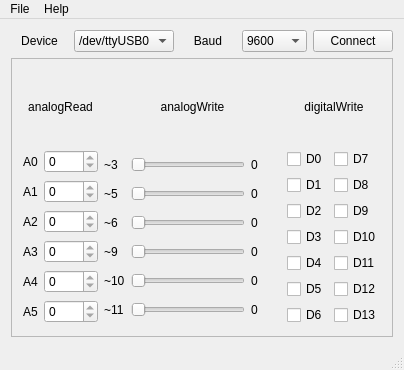
<?xml version="1.0" encoding="UTF-8"?>
<ui version="4.0">
 <class>Window</class>
 <widget class="QMainWindow" name="Window">
  <property name="geometry">
   <rect>
    <x>0</x>
    <y>0</y>
    <width>404</width>
    <height>370</height>
   </rect>
  </property>
  <property name="windowTitle">
   <string>Window</string>
  </property>
  <widget class="QWidget" name="centralWidget">
   <layout class="QGridLayout" name="gridLayout_2">
    <item row="0" column="0">
     <layout class="QHBoxLayout" name="horizontal_connection">
      <item>
       <widget class="QLabel" name="_device">
        <property name="text">
         <string>Device</string>
        </property>
        <property name="alignment">
         <set>Qt::AlignCenter</set>
        </property>
       </widget>
      </item>
      <item>
       <widget class="QComboBox" name="combo_device">
        <item>
         <property name="text">
          <string>/dev/ttyUSB0</string>
         </property>
        </item>
        <item>
         <property name="text">
          <string>/dev/ttyUSB1</string>
         </property>
        </item>
        <item>
         <property name="text">
          <string>/dev/ttyUSB2</string>
         </property>
        </item>
       </widget>
      </item>
      <item>
       <widget class="QLabel" name="_baud">
        <property name="text">
         <string>Baud</string>
        </property>
        <property name="alignment">
         <set>Qt::AlignCenter</set>
        </property>
       </widget>
      </item>
      <item>
       <widget class="QComboBox" name="combo_baud">
        <item>
         <property name="text">
          <string>9600</string>
         </property>
        </item>
        <item>
         <property name="text">
          <string>11500</string>
         </property>
        </item>
       </widget>
      </item>
      <item>
       <widget class="QPushButton" name="button_connect">
        <property name="text">
         <string>Connect</string>
        </property>
       </widget>
      </item>
     </layout>
    </item>
    <item row="1" column="0">
     <widget class="QFrame" name="frame_controls">
      <property name="frameShape">
       <enum>QFrame::StyledPanel</enum>
      </property>
      <property name="frameShadow">
       <enum>QFrame::Raised</enum>
      </property>
      <layout class="QGridLayout" name="gridLayout">
       <item row="0" column="0">
        <widget class="QLabel" name="_analog_read">
         <property name="text">
          <string>analogRead</string>
         </property>
         <property name="alignment">
          <set>Qt::AlignCenter</set>
         </property>
        </widget>
       </item>
       <item row="1" column="0" rowspan="2">
        <layout class="QGridLayout" name="grid_analog_read">
         <item row="5" column="0">
          <widget class="QLabel" name="_analog_5">
           <property name="text">
            <string>A5</string>
           </property>
          </widget>
         </item>
         <item row="4" column="0">
          <widget class="QLabel" name="_analog_4">
           <property name="text">
            <string>A4</string>
           </property>
          </widget>
         </item>
         <item row="4" column="1">
          <widget class="QSpinBox" name="analog_4">
           <property name="readOnly">
            <bool>true</bool>
           </property>
           <property name="maximum">
            <number>1023</number>
           </property>
          </widget>
         </item>
         <item row="3" column="1">
          <widget class="QSpinBox" name="analog_3">
           <property name="readOnly">
            <bool>true</bool>
           </property>
           <property name="maximum">
            <number>1023</number>
           </property>
          </widget>
         </item>
         <item row="2" column="1">
          <widget class="QSpinBox" name="analog_2">
           <property name="readOnly">
            <bool>true</bool>
           </property>
           <property name="maximum">
            <number>1023</number>
           </property>
          </widget>
         </item>
         <item row="3" column="0">
          <widget class="QLabel" name="_analog_3">
           <property name="text">
            <string>A3</string>
           </property>
          </widget>
         </item>
         <item row="5" column="1">
          <widget class="QSpinBox" name="analog_5">
           <property name="readOnly">
            <bool>true</bool>
           </property>
           <property name="maximum">
            <number>1023</number>
           </property>
          </widget>
         </item>
         <item row="1" column="1">
          <widget class="QSpinBox" name="analog_1">
           <property name="readOnly">
            <bool>true</bool>
           </property>
           <property name="maximum">
            <number>1023</number>
           </property>
          </widget>
         </item>
         <item row="1" column="0">
          <widget class="QLabel" name="_analog_1">
           <property name="text">
            <string>A1</string>
           </property>
          </widget>
         </item>
         <item row="2" column="0">
          <widget class="QLabel" name="_analog_2">
           <property name="text">
            <string>A2</string>
           </property>
          </widget>
         </item>
         <item row="0" column="0">
          <widget class="QLabel" name="_analog_0">
           <property name="text">
            <string>A0</string>
           </property>
          </widget>
         </item>
         <item row="0" column="1">
          <widget class="QSpinBox" name="analog_0">
           <property name="readOnly">
            <bool>true</bool>
           </property>
           <property name="maximum">
            <number>1023</number>
           </property>
          </widget>
         </item>
        </layout>
       </item>
       <item row="1" column="2" rowspan="2">
        <layout class="QGridLayout" name="grid_digital_write">
         <item row="0" column="0">
          <widget class="QCheckBox" name="check_digital_0">
           <property name="text">
            <string>D0</string>
           </property>
          </widget>
         </item>
         <item row="1" column="1">
          <widget class="QCheckBox" name="check_digital_8">
           <property name="text">
            <string>D8</string>
           </property>
          </widget>
         </item>
         <item row="5" column="0">
          <widget class="QCheckBox" name="check_digital_5">
           <property name="text">
            <string>D5</string>
           </property>
          </widget>
         </item>
         <item row="1" column="0">
          <widget class="QCheckBox" name="check_digital_1">
           <property name="text">
            <string>D1</string>
           </property>
          </widget>
         </item>
         <item row="5" column="1">
          <widget class="QCheckBox" name="check_digital_12">
           <property name="text">
            <string>D12</string>
           </property>
          </widget>
         </item>
         <item row="6" column="0">
          <widget class="QCheckBox" name="check_digital_6">
           <property name="text">
            <string>D6</string>
           </property>
          </widget>
         </item>
         <item row="6" column="1">
          <widget class="QCheckBox" name="check_digital_13">
           <property name="text">
            <string>D13</string>
           </property>
          </widget>
         </item>
         <item row="0" column="1">
          <widget class="QCheckBox" name="check_digital_7">
           <property name="text">
            <string>D7</string>
           </property>
          </widget>
         </item>
         <item row="2" column="0">
          <widget class="QCheckBox" name="check_digital_2">
           <property name="text">
            <string>D2</string>
           </property>
          </widget>
         </item>
         <item row="2" column="1">
          <widget class="QCheckBox" name="check_digital_9">
           <property name="text">
            <string>D9</string>
           </property>
          </widget>
         </item>
         <item row="3" column="0">
          <widget class="QCheckBox" name="check_digital_3">
           <property name="text">
            <string>D3</string>
           </property>
          </widget>
         </item>
         <item row="3" column="1">
          <widget class="QCheckBox" name="check_digital_10">
           <property name="text">
            <string>D10</string>
           </property>
          </widget>
         </item>
         <item row="4" column="0">
          <widget class="QCheckBox" name="check_digital_4">
           <property name="text">
            <string>D4</string>
           </property>
          </widget>
         </item>
         <item row="4" column="1">
          <widget class="QCheckBox" name="check_digital_11">
           <property name="text">
            <string>D11</string>
           </property>
          </widget>
         </item>
        </layout>
       </item>
       <item row="0" column="1">
        <widget class="QLabel" name="_analog_write">
         <property name="text">
          <string>analogWrite</string>
         </property>
         <property name="alignment">
          <set>Qt::AlignCenter</set>
         </property>
        </widget>
       </item>
       <item row="1" column="1" rowspan="2">
        <layout class="QGridLayout" name="grid_analog_write">
         <item row="5" column="0">
          <widget class="QLabel" name="_pwm_11">
           <property name="text">
            <string>~11</string>
           </property>
          </widget>
         </item>
         <item row="5" column="1">
          <widget class="QSlider" name="pwm_11">
           <property name="maximum">
            <number>255</number>
           </property>
           <property name="singleStep">
            <number>32</number>
           </property>
           <property name="pageStep">
            <number>32</number>
           </property>
           <property name="tracking">
            <bool>false</bool>
           </property>
           <property name="orientation">
            <enum>Qt::Horizontal</enum>
           </property>
          </widget>
         </item>
         <item row="5" column="2">
          <widget class="QLabel" name="value_11">
           <property name="minimumSize">
            <size>
             <width>30</width>
             <height>0</height>
            </size>
           </property>
           <property name="text">
            <string>0</string>
           </property>
          </widget>
         </item>
         <item row="3" column="2">
          <widget class="QLabel" name="value_9">
           <property name="minimumSize">
            <size>
             <width>30</width>
             <height>0</height>
            </size>
           </property>
           <property name="text">
            <string>0</string>
           </property>
          </widget>
         </item>
         <item row="2" column="2">
          <widget class="QLabel" name="value_6">
           <property name="minimumSize">
            <size>
             <width>30</width>
             <height>0</height>
            </size>
           </property>
           <property name="text">
            <string>0</string>
           </property>
          </widget>
         </item>
         <item row="3" column="0">
          <widget class="QLabel" name="_pwm_9">
           <property name="text">
            <string>~9</string>
           </property>
          </widget>
         </item>
         <item row="4" column="1">
          <widget class="QSlider" name="pwm_10">
           <property name="maximum">
            <number>255</number>
           </property>
           <property name="singleStep">
            <number>32</number>
           </property>
           <property name="pageStep">
            <number>32</number>
           </property>
           <property name="tracking">
            <bool>false</bool>
           </property>
           <property name="orientation">
            <enum>Qt::Horizontal</enum>
           </property>
          </widget>
         </item>
         <item row="4" column="2">
          <widget class="QLabel" name="value_10">
           <property name="minimumSize">
            <size>
             <width>30</width>
             <height>0</height>
            </size>
           </property>
           <property name="text">
            <string>0</string>
           </property>
          </widget>
         </item>
         <item row="0" column="1">
          <widget class="QSlider" name="pwm_3">
           <property name="maximum">
            <number>255</number>
           </property>
           <property name="singleStep">
            <number>32</number>
           </property>
           <property name="pageStep">
            <number>32</number>
           </property>
           <property name="tracking">
            <bool>false</bool>
           </property>
           <property name="orientation">
            <enum>Qt::Horizontal</enum>
           </property>
          </widget>
         </item>
         <item row="1" column="0">
          <widget class="QLabel" name="_pwm_5">
           <property name="text">
            <string>~5</string>
           </property>
          </widget>
         </item>
         <item row="4" column="0">
          <widget class="QLabel" name="_pwm_10">
           <property name="text">
            <string>~10</string>
           </property>
          </widget>
         </item>
         <item row="3" column="1">
          <widget class="QSlider" name="pwm_9">
           <property name="maximum">
            <number>255</number>
           </property>
           <property name="singleStep">
            <number>32</number>
           </property>
           <property name="pageStep">
            <number>32</number>
           </property>
           <property name="tracking">
            <bool>false</bool>
           </property>
           <property name="orientation">
            <enum>Qt::Horizontal</enum>
           </property>
          </widget>
         </item>
         <item row="0" column="2">
          <widget class="QLabel" name="value_3">
           <property name="minimumSize">
            <size>
             <width>30</width>
             <height>0</height>
            </size>
           </property>
           <property name="text">
            <string>0</string>
           </property>
          </widget>
         </item>
         <item row="2" column="0">
          <widget class="QLabel" name="_pwm_6">
           <property name="text">
            <string>~6</string>
           </property>
          </widget>
         </item>
         <item row="2" column="1">
          <widget class="QSlider" name="pwm_6">
           <property name="maximum">
            <number>255</number>
           </property>
           <property name="singleStep">
            <number>32</number>
           </property>
           <property name="pageStep">
            <number>32</number>
           </property>
           <property name="tracking">
            <bool>false</bool>
           </property>
           <property name="orientation">
            <enum>Qt::Horizontal</enum>
           </property>
          </widget>
         </item>
         <item row="1" column="1">
          <widget class="QSlider" name="pwm_5">
           <property name="maximum">
            <number>255</number>
           </property>
           <property name="singleStep">
            <number>32</number>
           </property>
           <property name="pageStep">
            <number>32</number>
           </property>
           <property name="tracking">
            <bool>false</bool>
           </property>
           <property name="orientation">
            <enum>Qt::Horizontal</enum>
           </property>
          </widget>
         </item>
         <item row="1" column="2">
          <widget class="QLabel" name="value_5">
           <property name="minimumSize">
            <size>
             <width>30</width>
             <height>0</height>
            </size>
           </property>
           <property name="text">
            <string>0</string>
           </property>
          </widget>
         </item>
         <item row="0" column="0">
          <widget class="QLabel" name="_pwm_3">
           <property name="text">
            <string>~3</string>
           </property>
          </widget>
         </item>
        </layout>
       </item>
       <item row="0" column="2">
        <widget class="QLabel" name="_digital_write">
         <property name="text">
          <string>digitalWrite</string>
         </property>
         <property name="alignment">
          <set>Qt::AlignCenter</set>
         </property>
        </widget>
       </item>
      </layout>
     </widget>
    </item>
   </layout>
  </widget>
  <widget class="QMenuBar" name="menuBar">
   <property name="geometry">
    <rect>
     <x>0</x>
     <y>0</y>
     <width>404</width>
     <height>25</height>
    </rect>
   </property>
   <widget class="QMenu" name="menuFile">
    <property name="title">
     <string>File</string>
    </property>
    <addaction name="actionReset"/>
    <addaction name="actionExit"/>
   </widget>
   <widget class="QMenu" name="menuHelp">
    <property name="title">
     <string>Help</string>
    </property>
    <addaction name="actionAbout"/>
   </widget>
   <addaction name="menuFile"/>
   <addaction name="menuHelp"/>
  </widget>
  <widget class="QStatusBar" name="statusBar"/>
  <action name="actionExit">
   <property name="text">
    <string>Exit</string>
   </property>
  </action>
  <action name="actionAbout">
   <property name="text">
    <string>About</string>
   </property>
  </action>
  <action name="actionReset">
   <property name="text">
    <string>Reset</string>
   </property>
  </action>
 </widget>
 <layoutdefault spacing="6" margin="11"/>
 <resources/>
 <connections>
  <connection>
   <sender>pwm_3</sender>
   <signal>valueChanged(int)</signal>
   <receiver>value_3</receiver>
   <slot>setNum(int)</slot>
   <hints>
    <hint type="sourcelabel">
     <x>419</x>
     <y>84</y>
    </hint>
    <hint type="destinationlabel">
     <x>448</x>
     <y>84</y>
    </hint>
   </hints>
  </connection>
  <connection>
   <sender>pwm_5</sender>
   <signal>valueChanged(int)</signal>
   <receiver>value_5</receiver>
   <slot>setNum(int)</slot>
   <hints>
    <hint type="sourcelabel">
     <x>432</x>
     <y>112</y>
    </hint>
    <hint type="destinationlabel">
     <x>446</x>
     <y>112</y>
    </hint>
   </hints>
  </connection>
  <connection>
   <sender>pwm_6</sender>
   <signal>valueChanged(int)</signal>
   <receiver>value_6</receiver>
   <slot>setNum(int)</slot>
   <hints>
    <hint type="sourcelabel">
     <x>396</x>
     <y>151</y>
    </hint>
    <hint type="destinationlabel">
     <x>446</x>
     <y>156</y>
    </hint>
   </hints>
  </connection>
  <connection>
   <sender>pwm_9</sender>
   <signal>valueChanged(int)</signal>
   <receiver>value_9</receiver>
   <slot>setNum(int)</slot>
   <hints>
    <hint type="sourcelabel">
     <x>434</x>
     <y>184</y>
    </hint>
    <hint type="destinationlabel">
     <x>446</x>
     <y>184</y>
    </hint>
   </hints>
  </connection>
  <connection>
   <sender>pwm_10</sender>
   <signal>valueChanged(int)</signal>
   <receiver>value_10</receiver>
   <slot>setNum(int)</slot>
   <hints>
    <hint type="sourcelabel">
     <x>426</x>
     <y>212</y>
    </hint>
    <hint type="destinationlabel">
     <x>446</x>
     <y>217</y>
    </hint>
   </hints>
  </connection>
  <connection>
   <sender>pwm_11</sender>
   <signal>valueChanged(int)</signal>
   <receiver>value_11</receiver>
   <slot>setNum(int)</slot>
   <hints>
    <hint type="sourcelabel">
     <x>427</x>
     <y>254</y>
    </hint>
    <hint type="destinationlabel">
     <x>446</x>
     <y>254</y>
    </hint>
   </hints>
  </connection>
 </connections>
</ui>
